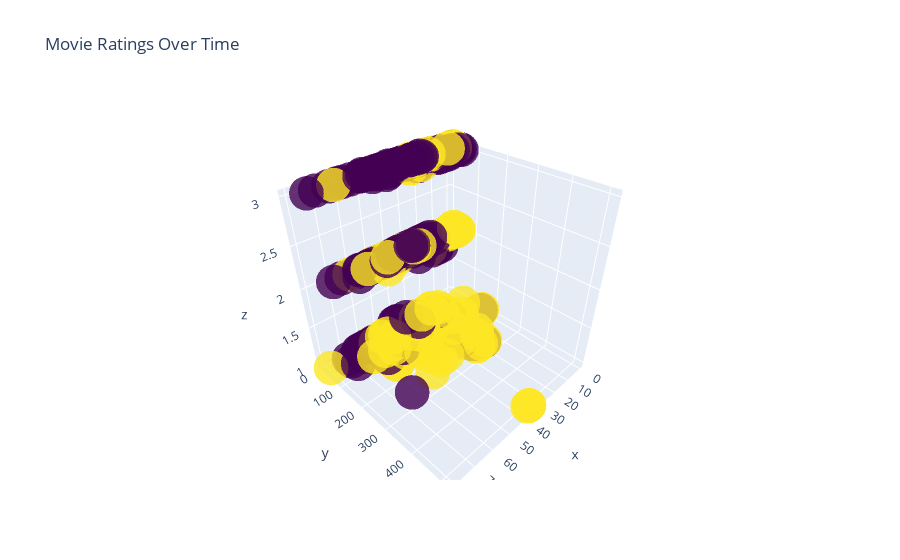

The cell this chart's notebook holds for it:
### Code cell
# ваш код тут
class_mapping = {'First': 1, 'Second': 2, 'Third': 3}
titanic['class_num'] = titanic['class'].map(class_mapping)

fig = go.Figure(data=[go.Scatter3d(
    x=titanic['age'],
    y=titanic['fare'],
    z=titanic['class_num'],
    mode='markers',
    marker=dict(
        size=12,
        color=titanic['survived'],                
        colorscale='Viridis',   
        opacity=0.8
    )
)])
fig.update_layout(title='Movie Ratings Over Time')
fig.show()

### Figure 1 — Plotly figure (JSON) as saved in the notebook; plotly's stock layout.template omitted (floating-point values rounded to 4 significant figures; data arrays with more than 128 entries replaced by an {"elided": "..."} marker saying what was removed)
{"data": [{"marker": {"color": {"elided": "891 int values"}, "colorscale": [[0, "#440154"], [0.1111, "#482878"], [0.2222, "#3e4989"], [0.3333, "#31688e"], [0.4444, "#26828e"], [0.5556, "#1f9e89"], [0.6667, "#35b779"], [0.7778, "#6ece58"], [0.8889, "#b5de2b"], [1, "#fde725"]], "opacity": 0.8, "size": 12}, "mode": "markers", "type": "scatter3d", "x": {"elided": "891 float values"}, "y": {"elided": "891 float values"}, "z": {"elided": "891 int values"}}], "layout": {"title": {"text": "Movie Ratings Over Time"}}}
